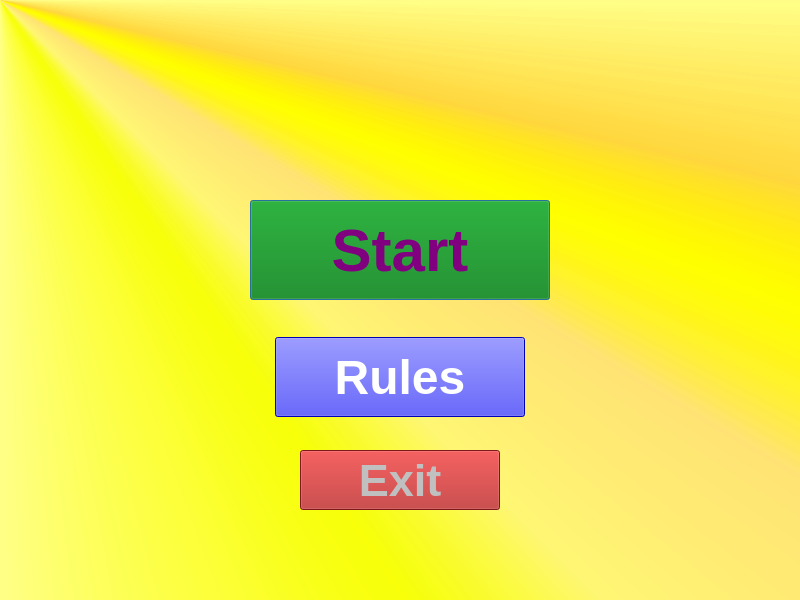
<?xml version="1.0" encoding="UTF-8"?>
<ui version="4.0">
 <class>menu</class>
 <widget class="QDialog" name="menu">
  <property name="geometry">
   <rect>
    <x>0</x>
    <y>0</y>
    <width>800</width>
    <height>600</height>
   </rect>
  </property>
  <property name="windowTitle">
   <string>Menu</string>
  </property>
  <property name="styleSheet">
   <string notr="true">background-color: qconicalgradient(cx:0, cy:0, angle:135, stop:0 rgba(255, 255, 0, 69), stop:0.375 rgba(255, 255, 0, 69), stop:0.423533 rgba(251, 255, 0, 145), stop:0.45 rgba(247, 255, 0, 208), stop:0.477581 rgba(255, 244, 71, 130), stop:0.518717 rgba(255, 218, 71, 130), stop:0.55 rgba(255, 255, 0, 255), stop:0.57754 rgba(255, 203, 0, 130), stop:0.625 rgba(255, 255, 0, 69), stop:1 rgba(255, 255, 0, 69))</string>
  </property>
  <widget class="QPushButton" name="pushButton">
   <property name="geometry">
    <rect>
     <x>250</x>
     <y>200</y>
     <width>300</width>
     <height>100</height>
    </rect>
   </property>
   <property name="font">
    <font>
     <pointsize>45</pointsize>
     <weight>75</weight>
     <bold>true</bold>
    </font>
   </property>
   <property name="styleSheet">
    <string notr="true">background-color: green;
color: purple;</string>
   </property>
   <property name="text">
    <string>Start</string>
   </property>
  </widget>
  <widget class="QPushButton" name="pushButton_2">
   <property name="geometry">
    <rect>
     <x>300</x>
     <y>450</y>
     <width>200</width>
     <height>60</height>
    </rect>
   </property>
   <property name="font">
    <font>
     <pointsize>34</pointsize>
     <weight>75</weight>
     <bold>true</bold>
    </font>
   </property>
   <property name="styleSheet">
    <string notr="true">background-color: firebrick;
color: silver;</string>
   </property>
   <property name="text">
    <string>Exit</string>
   </property>
  </widget>
  <widget class="QPushButton" name="pushButton_3">
   <property name="geometry">
    <rect>
     <x>275</x>
     <y>337</y>
     <width>250</width>
     <height>80</height>
    </rect>
   </property>
   <property name="font">
    <font>
     <pointsize>36</pointsize>
     <weight>75</weight>
     <bold>true</bold>
    </font>
   </property>
   <property name="styleSheet">
    <string notr="true">background-color: blue;
color: white;</string>
   </property>
   <property name="text">
    <string>Rules</string>
   </property>
  </widget>
 </widget>
 <resources/>
 <connections/>
</ui>
